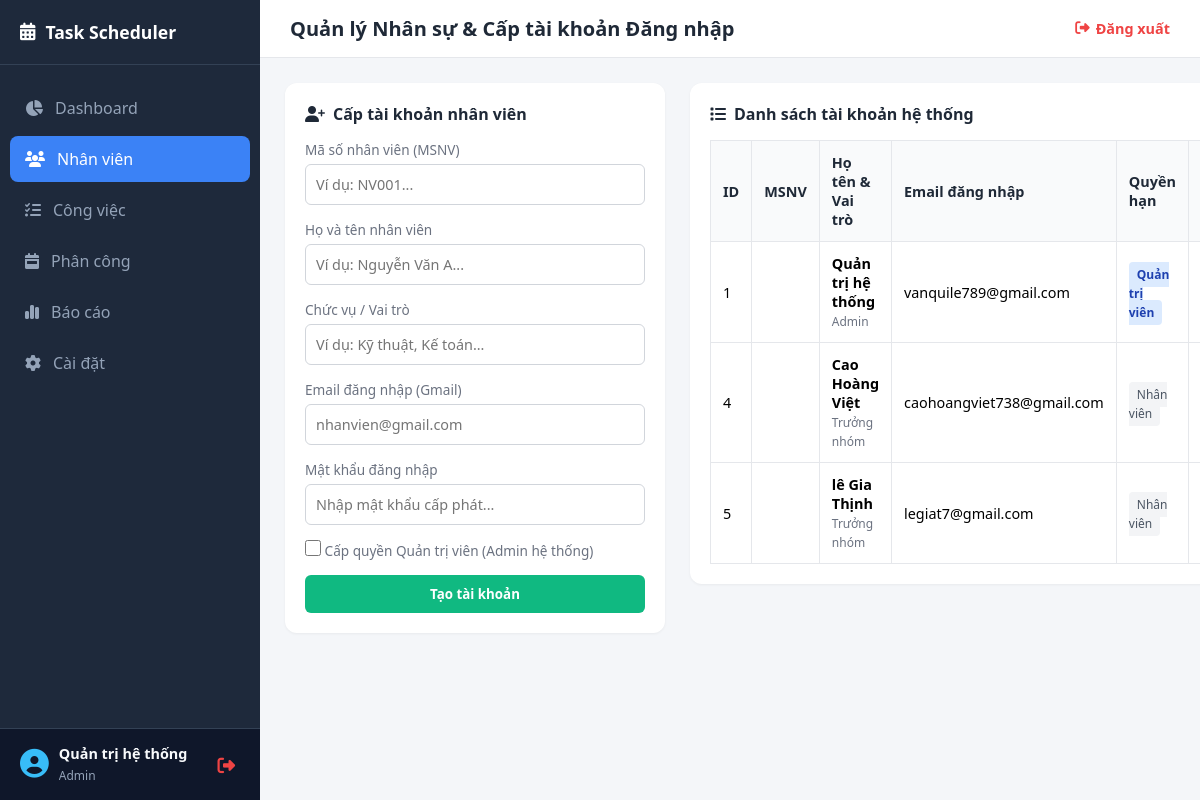
/employees (signed in), run on the app's committed database.
### tables this page shows
CREATE TABLE employees (
        id INTEGER PRIMARY KEY AUTOINCREMENT,
        name TEXT NOT NULL,
        role TEXT NOT NULL,
        email TEXT UNIQUE,
        password TEXT,
        is_admin INTEGER DEFAULT 0
    );

### app.py (the view, shortened to what this page needs)
@app.route("/employees", methods=["GET", "POST"])
def manage_employees():
    if session.get("is_admin") != 1:
        return "Bạn không có quyền truy cập trang quản trị này!", 403
    conn = get_db()
    cur = conn.cursor()
    cur.execute("SELECT * FROM employees")
    employees = cur.fetchall()
    conn.close()
    return render_template("employees.html", employees=employees, is_admin=session.get("is_admin", 0))

### app.py (called while the page is built)
def get_db():
    conn = sqlite3.connect(DB_NAME)
    conn.row_factory = sqlite3.Row
    return conn

### templates/employees.html (shortened to what this page needs)
<!DOCTYPE html>
<html lang="vi">
<head>
    <link rel="stylesheet" href="https://cdnjs.cloudflare.com/ajax/libs/font-awesome/6.4.0/css/all.min.css">
</head>
<body>
    <div class="sidebar">
        <div class="sidebar-brand"><i class="fa-solid fa-calendar-days"></i> Task Scheduler</div>
        <ul class="sidebar-menu">
            <li><a href="/"><i class="fa-solid fa-chart-pie"></i> Dashboard</a></li>
            {% if is_admin == 1 %}
            <li class="active"><a href="/employees"><i class="fa-solid fa-users"></i> Nhân viên</a></li>
            {% endif %}
            <li><a href="/tasks"><i class="fa-solid fa-list-check"></i> Công việc</a></li>
            <li><a href="/schedules"><i class="fa-solid fa-calendar-week"></i> Phân công</a></li>
            <li><a href="/reports"><i class="fa-solid fa-chart-simple"></i> Báo cáo</a></li>
            <li><a href="/settings"><i class="fa-solid fa-gear"></i> Cài đặt</a></li>
        </ul>
        <div class="sidebar-user">
            <div style="display: flex; align-items: center; gap: 10px; overflow: hidden;">
                <i class="fa-solid fa-circle-user" style="font-size: 1.8rem; color: #38bdf8;"></i>
                <div style="overflow: hidden; text-overflow: ellipsis; white-space: nowrap;">
                    <div style="font-size: 0.9rem; font-weight: bold; color: #f8fafc;">{{ session.get('employee_name', 'Người dùng') }}</div>
                    <small style="font-size: 0.75rem; color: #94a3b8;">{{ session.get('employee_role', 'Nhân viên') }}</small>
                </div>
            </div>
            <a href="/logout" title="Đăng xuất" style="color: #ef4444; font-size: 1.1rem; text-decoration: none; padding: 5px;"><i class="fa-solid fa-right-from-bracket"></i></a>
        </div>
    </div>
    <div class="main-content">
        <div class="header">
            <div class="header-title">Quản lý Nhân sự & Cấp tài khoản Đăng nhập</div>
            <a href="/logout" class="logout-btn"><i class="fa-solid fa-right-from-bracket"></i> Đăng xuất</a>
        </div>
        <div class="container">
            <div class="panel">
                <div class="panel-title"><i class="fa-solid fa-user-plus"></i> Cấp tài khoản nhân viên</div>
                <form method="POST">
                    <div class="form-group">
                        <label>Mã số nhân viên (MSNV)</label>
                        <input type="text" name="msnv" class="form-control" placeholder="Ví dụ: NV001..." required>
                    </div>
                    <div class="form-group">
                        <label>Họ và tên nhân viên</label>
                        <input type="text" name="name" class="form-control" placeholder="Ví dụ: Nguyễn Văn A..." required>
                    </div>
                    <div class="form-group">
                        <label>Chức vụ / Vai trò</label>
                        <input type="text" name="role" class="form-control" placeholder="Ví dụ: Kỹ thuật, Kế toán..." required>
                    </div>
                    <div class="form-group">
                        <label>Email đăng nhập (Gmail)</label>
                        <input type="email" name="email" class="form-control" placeholder="nhanvien@gmail.com" required>
                    </div>
                    <div class="form-group">
                        <label>Mật khẩu đăng nhập</label>
                        <input type="password" name="password" class="form-control" placeholder="Nhập mật khẩu cấp phát..." required>
                    </div>
                    <div class="form-group">
                        <label class="checkbox-group">
                            <input type="checkbox" name="is_admin" value="1">
                            <span>Cấp quyền Quản trị viên (Admin hệ thống)</span>
                        </label>
                    </div>
                    <button type="submit" class="btn-primary">Tạo tài khoản</button>
                </form>
            </div>
            <div class="panel">
                <div class="panel-title"><i class="fa-solid fa-list"></i> Danh sách tài khoản hệ thống</div>
                <table class="emp-table">
                    <thead>
                        <tr>
                            <th>ID</th>
                            <th>MSNV</th>
                            <th>Họ tên & Vai trò</th>
                            <th>Email đăng nhập</th>
                            <th>Quyền hạn</th>
                            <th style="text-align: center;">Thao tác</th>
                        </tr>
                    </thead>
                    <tbody>
                        {% for emp in employees %}
                        <tr>
                            <td>{{ emp.id }}</td>
                            <td><strong>{{ emp.msnv }}</strong></td>
                            <td>
                                <strong>{{ emp.name }}</strong><br>
                                <small style="color: var(--text-secondary);">{{ emp.role }}</small>
                            </td>
                            <td>{{ emp.email }}</td>
                            <td>
                                {% if emp.is_admin == 1 %}
                                <span class="badge-admin">Quản trị viên</span>
                                {% else %}
                                <span class="badge-staff">Nhân viên</span>
                                {% endif %}
                            </td>
                            <td style="text-align: center;">
                            </td>
                        </tr>
                        {% else %}
                        <tr>
                            <td colspan="6" style="text-align: center; color: var(--text-secondary);">Chưa có nhân viên nào trong hệ thống.</td>
                        </tr>
                        {% endfor %}
                    </tbody>
                </table>
            </div>
        </div>
    </div>
</body>
</html>

### templates/employees.html (style rules this page uses)
:root { --bg-color: #f4f6f9; --sidebar-bg: #1e293b; --card-bg: #ffffff; --primary-color: #3b82f6; --danger-color: #ef4444; --success-color: #10b981; --text-main: #1f2937; --text-secondary: #6b7280; }
* { box-sizing: border-box; margin: 0; padding: 0; font-family: 'Segoe UI', Tahoma, Geneva, Verdana, sans-serif; }
body { background-color: var(--bg-color); display: flex; height: 100vh; overflow: hidden; }
.sidebar { width: 260px; background-color: var(--sidebar-bg); color: #fff; display: flex; flex-direction: column; height: 100vh; }
.sidebar-brand { padding: 20px; font-size: 1.1rem; font-weight: bold; display: flex; align-items: center; gap: 10px; border-bottom: 1px solid #334155; }
.sidebar-menu { list-style: none; padding: 20px 10px; flex: 1; }
.sidebar-menu li { padding: 12px 15px; border-radius: 8px; margin-bottom: 5px; cursor: pointer; display: flex; align-items: center; gap: 12px; color: #94a3b8; transition: 0.2s; }
.sidebar-menu li a { color: inherit; text-decoration: none; display: flex; align-items: center; gap: 12px; width: 100%; }
.sidebar-menu li.active, .sidebar-menu li:hover { background-color: var(--primary-color); color: #fff; }
.sidebar-user { margin-top: auto; padding: 15px 20px; border-top: 1px solid #334155; display: flex; align-items: center; justify-content: space-between; background: #0f172a; }
.main-content { flex: 1; display: flex; flex-direction: column; overflow-y: auto; }
.header { background: var(--card-bg); padding: 15px 30px; display: flex; justify-content: space-between; align-items: center; border-bottom: 1px solid #e5e7eb; }
.header-title { font-size: 1.25rem; font-weight: bold; color: var(--text-main); }
.logout-btn { color: var(--danger-color); text-decoration: none; font-weight: 600; font-size: 0.9rem; display: flex; align-items: center; gap: 6px; }
.container { padding: 25px; display: grid; grid-template-columns: 380px 1fr; gap: 25px; }
.panel { background: var(--card-bg); padding: 20px; border-radius: 12px; box-shadow: 0 1px 3px rgba(0,0,0,0.05); height: fit-content; }
.panel-title { font-size: 1rem; font-weight: bold; margin-bottom: 15px; display: flex; align-items: center; gap: 8px; color: var(--text-main); }
.form-group { margin-bottom: 15px; }
.form-group label { display: block; font-size: 0.85rem; color: var(--text-secondary); margin-bottom: 5px; }
.form-control { width: 100%; padding: 10px; border: 1px solid #d1d5db; border-radius: 6px; font-size: 0.9rem; outline: none; }
.checkbox-group { display: flex; align-items: center; gap: 8px; font-size: 0.9rem; color: var(--text-main); cursor: pointer; }
.checkbox-group input { width: 16px; height: 16px; cursor: pointer; }
.btn-primary { width: 100%; background: var(--success-color); color: white; border: none; padding: 10px; border-radius: 6px; font-weight: bold; cursor: pointer; }
.emp-table { width: 100%; border-collapse: collapse; font-size: 0.9rem; }
.emp-table th, .emp-table td { border: 1px solid #e5e7eb; padding: 12px; text-align: left; vertical-align: middle; }
.emp-table th { background-color: #f9fafb; color: var(--text-main); }
.badge-admin { background: #dbeafe; color: #1e40af; padding: 4px 8px; border-radius: 4px; font-size: 0.75rem; font-weight: bold; }
.badge-staff { background: #f3f4f6; color: #4b5563; padding: 4px 8px; border-radius: 4px; font-size: 0.75rem; }

### data on the page
employees: get "Quản trị hệ thống", get "Admin", id "1", name "Quản trị hệ thống", role "Admin", email "vanquile789@gmail.com", is_admin "Quản trị viên"
employees: id "4", name "Cao Hoàng Việt", role "Trưởng nhóm", email "caohoangviet738@gmail.com", is_admin "Nhân viên"
employees: id "5", name "lê Gia Thịnh", role "Trưởng nhóm", email "legiat7@gmail.com", is_admin "Nhân viên"
